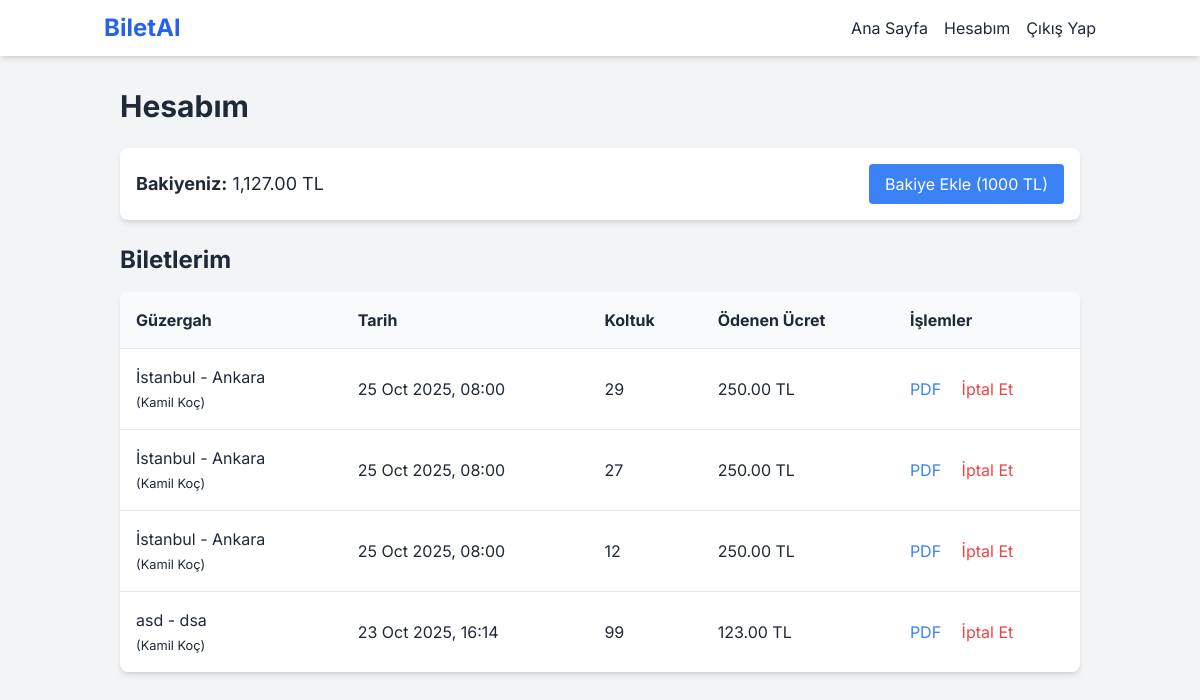
Page /my_account.php (signed in) on the earlier database version.
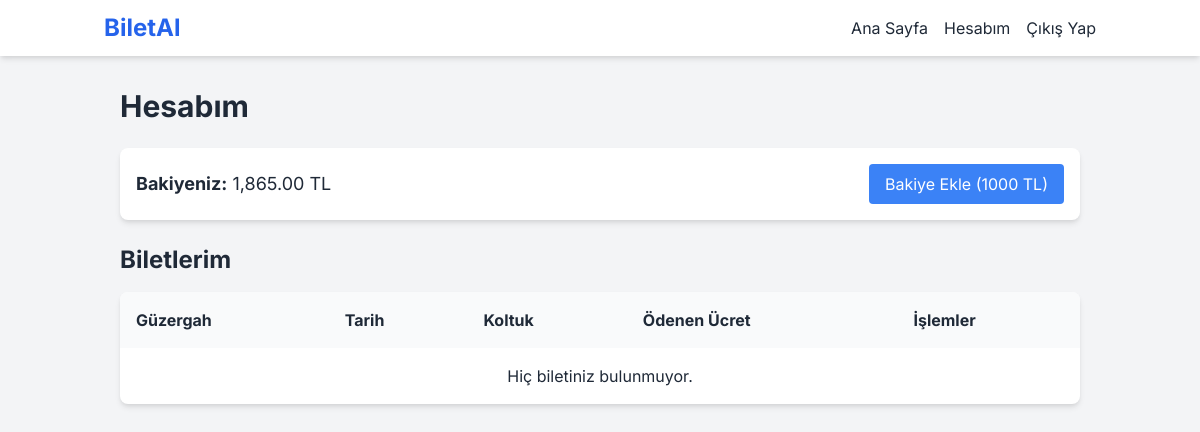
Same page on the later database version.
### tables this page shows
CREATE TABLE users (
                id INTEGER PRIMARY KEY AUTOINCREMENT, fullname TEXT NOT NULL, email TEXT NOT NULL UNIQUE,
                password TEXT NOT NULL, role TEXT NOT NULL DEFAULT 'User', company_id INTEGER,
                balance REAL NOT NULL DEFAULT 0.0, FOREIGN KEY (company_id) REFERENCES companies(id)
            );

CREATE TABLE bookings (
                id INTEGER PRIMARY KEY AUTOINCREMENT, user_id INTEGER NOT NULL, trip_id INTEGER NOT NULL,
                seat_number INTEGER NOT NULL, price_paid REAL NOT NULL, booking_time TEXT DEFAULT CURRENT_TIMESTAMP,
                FOREIGN KEY (user_id) REFERENCES users(id), FOREIGN KEY (trip_id) REFERENCES trips(id)
            );

CREATE TABLE trips (
                id INTEGER PRIMARY KEY AUTOINCREMENT, company_id INTEGER NOT NULL, departure_location TEXT NOT NULL,
                arrival_location TEXT NOT NULL, departure_time TEXT NOT NULL, price REAL NOT NULL,
                seat_count INTEGER NOT NULL, FOREIGN KEY (company_id) REFERENCES companies(id)
            );

CREATE TABLE companies (id INTEGER PRIMARY KEY AUTOINCREMENT, name TEXT NOT NULL UNIQUE, created_at TEXT DEFAULT CURRENT_TIMESTAMP);

### helpers.php (called while the page is built, shortened)
<?php
function is_logged_in() {
    return isset($_SESSION['user_id']);
}

### my_account.php (the view, shortened to what this page needs)
<?php
require_once 'config.php';
require_once 'helpers.php';
$query = $pdo->prepare("SELECT balance FROM users WHERE id = ?");
$query->execute([$_SESSION['user_id']]);
$balance = $query->fetchColumn();
$query = $pdo->prepare("SELECT b.*, t.departure_location, t.arrival_location, t.departure_time, c.name as company_name FROM bookings b JOIN trips t ON b.trip_id = t.id JOIN companies c ON t.company_id = c.id WHERE b.user_id = ? ORDER BY t.departure_time DESC");
$query->execute([$_SESSION['user_id']]);
$bookings = $query->fetchAll();
include 'header.php';
?>
<h1 class="text-3xl font-bold mb-6">Hesabım</h1>
<div class="flex justify-between items-center mb-6 bg-white p-4 rounded-lg shadow-md">
    <p class="text-lg"><strong>Bakiyeniz:</strong> <?php echo number_format($balance, 2); ?> TL</p>
    <form action="my_account.php" method="POST">
        <button type="submit" name="add_balance" class="bg-blue-500 text-white px-4 py-2 rounded hover:bg-blue-600">Bakiye Ekle (1000 TL)</button>
    </form>
</div>
<h2 class="text-2xl font-bold mb-4">Biletlerim</h2>
<div class="bg-white rounded-lg shadow-md overflow-x-auto">
    <table class="w-full text-left">
        <thead class="bg-gray-50">
           <tr>
               <th class="p-4">Güzergah</th>
               <th class="p-4">Tarih</th>
               <th class="p-4">Koltuk</th>
               <th class="p-4">Ödenen Ücret</th>
               <th class="p-4">İşlemler</th>
           </tr>
        </thead>
        <tbody>
            <?php if (empty($bookings)): ?>
                <tr><td colspan="5" class="p-4 text-center">Hiç biletiniz bulunmuyor.</td></tr>
            <?php else: ?>
                <?php foreach($bookings as $booking): ?>
                <tr class="border-t">
                    <td class="p-4"><?php echo $booking['departure_location'] . ' - ' . $booking['arrival_location']; ?> <br><small>(<?php echo $booking['company_name']; ?>)</small></td>
                    <td class="p-4"><?php echo date('d M Y, H:i', strtotime($booking['departure_time'])); ?></td>
                    <td class="p-4"><?php echo $booking['seat_number']; ?></td>
                    <td class="p-4"><?php echo number_format($booking['price_paid'], 2); ?> TL</td>
                    <td class="p-4">
                         <a href="view_ticket.php?booking_id=<?php echo $booking['id']; ?>" class="text-blue-500 hover:underline mr-4" target="_blank">PDF</a>
                         <form action="my_account.php" method="POST" class="inline" onsubmit="return confirm('Bu bileti iptal etmek istediğinize emin misiniz?');">
                             <button type="submit" name="cancel_booking" class="text-red-500 hover:underline">İptal Et</button>
                         </form>
                    </td>
                </tr>
                <?php endforeach; ?>
            <?php endif; ?>
        </tbody>
    </table>
</div>
<?php require_once 'footer.php'; ?>

### header.php (shortened to what this page needs)
<!DOCTYPE html>
<html lang="tr">
<head>
    <link href="https://cdn.jsdelivr.net/npm/tailwindcss@2.2.19/dist/tailwind.min.css" rel="stylesheet">
    <link rel="stylesheet" href="style.css">
</head>
<body class="bg-gray-100 text-gray-800">
    <nav class="bg-white shadow-md">
        <div class="container mx-auto px-4 py-3 flex justify-between items-center">
            <a href="index.php" class="text-2xl font-bold text-blue-600">BiletAl</a>
            <div class="flex items-center space-x-4">
                <a href="index.php" class="hover:text-blue-500">Ana Sayfa</a>
                <?php if (is_logged_in()): ?>
                    <?php if ($_SESSION['role'] === 'Admin'): ?>
                        <a href="/admin/" class="hover:text-blue-500">Admin Paneli</a>
                    <?php elseif ($_SESSION['role'] === 'Firma Admin'): ?>
                        <a href="/firmaadmin/" class="hover:text-blue-500">Firma Paneli</a>
                    <?php elseif ($_SESSION['role'] === 'User'): ?>
                        <a href="/my_account.php" class="hover:text-blue-500">Hesabım</a>
                    <?php endif; ?>
                    <a href="/logout.php" class="hover:text-blue-500">Çıkış Yap</a>
                <?php else: ?>
                    <a href="login.php" class="hover:text-blue-500">Giriş Yap</a>
                    <a href="register.php" class="bg-blue-500 text-white px-3 py-1 rounded hover:bg-blue-600">Kayıt Ol</a>
                <?php endif; ?>
            </div>
        </div>
    </nav>
    <main class="container mx-auto p-4 md:p-8">

### footer.php
    </main>
</body>
</html>

### style.css (style rules this page uses)
body { font-family: 'Inter', sans-serif; }

Differences in the rows shown:
removed bookings: trip.departure_location "İstanbul", trip.arrival_location "Ankara", companies.name "Kamil Koç", trip.departure_time "25 Oct 2025, 08:00", seat_number "29", price_paid "250.00"
removed bookings: trip.departure_location "İstanbul", trip.arrival_location "Ankara", companies.name "Kamil Koç", trip.departure_time "25 Oct 2025, 08:00", seat_number "27", price_paid "250.00"
removed bookings: trip.departure_location "İstanbul", trip.arrival_location "Ankara", companies.name "Kamil Koç", trip.departure_time "25 Oct 2025, 08:00", seat_number "12", price_paid "250.00"
no longer on this page (row unchanged): bookings: trip.departure_location "asd", trip.arrival_location "dsa", companies.name "Kamil Koç", trip.departure_time "23 Oct 2025, 16:14", seat_number "99", price_paid "123.00"
changed users: balance "1,127.00" → "1,865.00"
Other differences:
text now shown: "Hiç biletiniz bulunmuyor."
